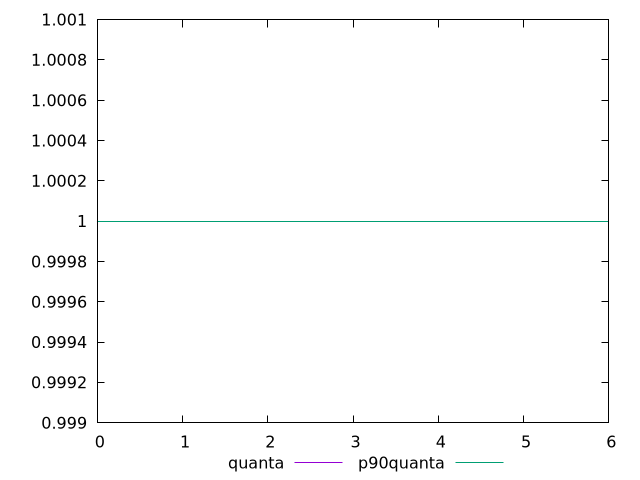

This figure's gnuplot source:
$_quanta <<EOF
1
1
1
1
1
1
1
EOF
$_p90Quanta <<EOF
1
1
1
1
1
1
1
EOF
set key outside below
set terminal pngcairo
set output "report_00006_2020-11-02T20-21-41.718Z/uses-optimized-images/progession_quanta_p90quanta.png"
set yrange [0.999:1.001]
plot $_quanta title "quanta" with line ,$_p90Quanta title "p90quanta" with line ,
